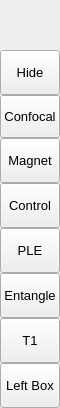
        <widget class="QFrame" name="leftMenuBg">
         <property name="minimumSize">
          <size>
           <width>60</width>
           <height>0</height>
          </size>
         </property>
         <property name="maximumSize">
          <size>
           <width>60</width>
           <height>16777215</height>
          </size>
         </property>
         <property name="frameShape">
          <enum>QFrame::NoFrame</enum>
         </property>
         <layout class="QVBoxLayout" name="verticalLayout_3">
          <property name="spacing">
           <number>0</number>
          </property>
          <property name="leftMargin">
           <number>0</number>
          </property>
          <property name="topMargin">
           <number>0</number>
          </property>
          <property name="rightMargin">
           <number>0</number>
          </property>
          <property name="bottomMargin">
           <number>0</number>
          </property>
          <item>
           <widget class="QFrame" name="topLogoInfo">
            <property name="minimumSize">
             <size>
              <width>0</width>
              <height>50</height>
             </size>
            </property>
            <property name="maximumSize">
             <size>
              <width>16777215</width>
              <height>50</height>
             </size>
            </property>
            <property name="frameShape">
             <enum>QFrame::NoFrame</enum>
            </property>
            <widget class="QFrame" name="topLogo">
             <property name="geometry">
              <rect>
               <x>10</x>
               <y>0</y>
               <width>42</width>
               <height>42</height>
              </rect>
             </property>
             <property name="minimumSize">
              <size>
               <width>42</width>
               <height>42</height>
              </size>
             </property>
             <property name="maximumSize">
              <size>
               <width>42</width>
               <height>42</height>
              </size>
             </property>
             <property name="frameShape">
              <enum>QFrame::NoFrame</enum>
             </property>
            </widget>
            <widget class="QLabel" name="titleLeftApp">
             <property name="geometry">
              <rect>
               <x>70</x>
               <y>8</y>
               <width>160</width>
               <height>20</height>
              </rect>
             </property>
             <property name="font">
              <font>
               <family>Segoe UI Semibold</family>
               <pointsize>12</pointsize>
               <italic>false</italic>
               <bold>false</bold>
              </font>
             </property>
             <property name="text">
              <string>PyDracula</string>
             </property>
            </widget>
            <widget class="QLabel" name="titleLeftDescription">
             <property name="geometry">
              <rect>
               <x>70</x>
               <y>27</y>
               <width>160</width>
               <height>16</height>
              </rect>
             </property>
             <property name="maximumSize">
              <size>
               <width>16777215</width>
               <height>16</height>
              </size>
             </property>
             <property name="font">
              <font>
               <family>Segoe UI</family>
               <pointsize>8</pointsize>
               <italic>false</italic>
               <bold>false</bold>
              </font>
             </property>
             <property name="text">
              <string>Modern GUI / Flat Style</string>
             </property>
            </widget>
           </widget>
          </item>
          <item>
           <widget class="QFrame" name="leftMenuFrame">
            <property name="frameShape">
             <enum>QFrame::NoFrame</enum>
            </property>
            <layout class="QVBoxLayout" name="verticalMenuLayout">
             <property name="spacing">
              <number>0</number>
             </property>
             <property name="leftMargin">
              <number>0</number>
             </property>
             <property name="topMargin">
              <number>0</number>
             </property>
             <property name="rightMargin">
              <number>0</number>
             </property>
             <property name="bottomMargin">
              <number>0</number>
             </property>
             <item>
              <widget class="QFrame" name="toggleBox">
               <property name="maximumSize">
                <size>
                 <width>16777215</width>
                 <height>45</height>
                </size>
               </property>
               <property name="frameShape">
                <enum>QFrame::NoFrame</enum>
               </property>
               <layout class="QVBoxLayout" name="verticalLayout_4">
                <property name="spacing">
                 <number>0</number>
                </property>
                <property name="leftMargin">
                 <number>0</number>
                </property>
                <property name="topMargin">
                 <number>0</number>
                </property>
                <property name="rightMargin">
                 <number>0</number>
                </property>
                <property name="bottomMargin">
                 <number>0</number>
                </property>
                <item>
                 <widget class="QPushButton" name="toggleButton">
                  <property name="sizePolicy">
                   <sizepolicy hsizetype="Expanding" vsizetype="Fixed">
                    <horstretch>0</horstretch>
                    <verstretch>0</verstretch>
                   </sizepolicy>
                  </property>
                  <property name="minimumSize">
                   <size>
                    <width>0</width>
                    <height>45</height>
                   </size>
                  </property>
                  <property name="font">
                   <font>
                    <family>Segoe UI</family>
                    <pointsize>10</pointsize>
                    <italic>false</italic>
                    <bold>false</bold>
                   </font>
                  </property>
                  <property name="cursor">
                   <cursorShape>PointingHandCursor</cursorShape>
                  </property>
                  <property name="layoutDirection">
                   <enum>Qt::LeftToRight</enum>
                  </property>
                  <property name="styleSheet">
                   <string notr="true">background-image: url(:/icons/images/icons/icon_menu.png);</string>
                  </property>
                  <property name="text">
                   <string>Hide</string>
                  </property>
                 </widget>
                </item>
               </layout>
              </widget>
             </item>
             <item>
              <widget class="QFrame" name="topMenu">
               <property name="sizePolicy">
                <sizepolicy hsizetype="Preferred" vsizetype="Fixed">
                 <horstretch>0</horstretch>
                 <verstretch>0</verstretch>
                </sizepolicy>
               </property>
               <property name="frameShape">
                <enum>QFrame::NoFrame</enum>
               </property>
               <layout class="QVBoxLayout" name="verticalLayout_8">
                <property name="spacing">
                 <number>0</number>
                </property>
                <property name="leftMargin">
                 <number>0</number>
                </property>
                <property name="topMargin">
                 <number>0</number>
                </property>
                <property name="rightMargin">
                 <number>0</number>
                </property>
                <property name="bottomMargin">
                 <number>0</number>
                </property>
                <item>
                 <widget class="QPushButton" name="btn_1_confocal">
                  <property name="sizePolicy">
                   <sizepolicy hsizetype="Expanding" vsizetype="Fixed">
                    <horstretch>0</horstretch>
                    <verstretch>0</verstretch>
                   </sizepolicy>
                  </property>
                  <property name="minimumSize">
                   <size>
                    <width>0</width>
                    <height>43</height>
                   </size>
                  </property>
                  <property name="maximumSize">
                   <size>
                    <width>16777215</width>
                    <height>16777215</height>
                   </size>
                  </property>
                  <property name="font">
                   <font>
                    <family>Segoe UI</family>
                    <pointsize>10</pointsize>
                    <italic>false</italic>
                    <bold>false</bold>
                   </font>
                  </property>
                  <property name="cursor">
                   <cursorShape>PointingHandCursor</cursorShape>
                  </property>
                  <property name="layoutDirection">
                   <enum>Qt::LeftToRight</enum>
                  </property>
                  <property name="styleSheet">
                   <string notr="true">background-image: url(:/icons/images/icons/cil-magnifying-glass.png);</string>
                  </property>
                  <property name="text">
                   <string>Confocal</string>
                  </property>
                 </widget>
                </item>
                <item>
                 <widget class="QPushButton" name="btn_2_magnet">
                  <property name="sizePolicy">
                   <sizepolicy hsizetype="Expanding" vsizetype="Fixed">
                    <horstretch>0</horstretch>
                    <verstretch>0</verstretch>
                   </sizepolicy>
                  </property>
                  <property name="minimumSize">
                   <size>
                    <width>0</width>
                    <height>45</height>
                   </size>
                  </property>
                  <property name="font">
                   <font>
                    <family>Segoe UI</family>
                    <pointsize>10</pointsize>
                    <italic>false</italic>
                    <bold>false</bold>
                   </font>
                  </property>
                  <property name="cursor">
                   <cursorShape>PointingHandCursor</cursorShape>
                  </property>
                  <property name="layoutDirection">
                   <enum>Qt::LeftToRight</enum>
                  </property>
                  <property name="styleSheet">
                   <string notr="true">background-image: url(:/icons/images/icons/cil-transfer.png);</string>
                  </property>
                  <property name="text">
                   <string>Magnet</string>
                  </property>
                 </widget>
                </item>
                <item>
                 <widget class="QPushButton" name="btn_3_control">
                  <property name="sizePolicy">
                   <sizepolicy hsizetype="Expanding" vsizetype="Fixed">
                    <horstretch>0</horstretch>
                    <verstretch>0</verstretch>
                   </sizepolicy>
                  </property>
                  <property name="minimumSize">
                   <size>
                    <width>0</width>
                    <height>45</height>
                   </size>
                  </property>
                  <property name="font">
                   <font>
                    <family>Segoe UI</family>
                    <pointsize>10</pointsize>
                    <italic>false</italic>
                    <bold>false</bold>
                   </font>
                  </property>
                  <property name="cursor">
                   <cursorShape>PointingHandCursor</cursorShape>
                  </property>
                  <property name="layoutDirection">
                   <enum>Qt::LeftToRight</enum>
                  </property>
                  <property name="styleSheet">
                   <string notr="true">background-image: url(:/icons/images/icons/cil-loop-circular.png);</string>
                  </property>
                  <property name="text">
                   <string>Control</string>
                  </property>
                 </widget>
                </item>
                <item>
                 <widget class="QPushButton" name="btn_4_PLE">
                  <property name="sizePolicy">
                   <sizepolicy hsizetype="Expanding" vsizetype="Fixed">
                    <horstretch>0</horstretch>
                    <verstretch>0</verstretch>
                   </sizepolicy>
                  </property>
                  <property name="minimumSize">
                   <size>
                    <width>0</width>
                    <height>45</height>
                   </size>
                  </property>
                  <property name="font">
                   <font>
                    <family>Segoe UI</family>
                    <pointsize>10</pointsize>
                    <italic>false</italic>
                    <bold>false</bold>
                   </font>
                  </property>
                  <property name="cursor">
                   <cursorShape>PointingHandCursor</cursorShape>
                  </property>
                  <property name="layoutDirection">
                   <enum>Qt::LeftToRight</enum>
                  </property>
                  <property name="styleSheet">
                   <string notr="true">background-image: url(:/icons/images/icons/cil-signal-cellular-3.png);</string>
                  </property>
                  <property name="text">
                   <string>PLE</string>
                  </property>
                 </widget>
                </item>
                <item>
                 <widget class="QPushButton" name="btn_5_entangle">
                  <property name="sizePolicy">
                   <sizepolicy hsizetype="Expanding" vsizetype="Fixed">
                    <horstretch>0</horstretch>
                    <verstretch>0</verstretch>
                   </sizepolicy>
                  </property>
                  <property name="minimumSize">
                   <size>
                    <width>0</width>
                    <height>45</height>
                   </size>
                  </property>
                  <property name="font">
                   <font>
                    <family>Segoe UI</family>
                    <pointsize>10</pointsize>
                    <italic>false</italic>
                    <bold>false</bold>
                   </font>
                  </property>
                  <property name="cursor">
                   <cursorShape>PointingHandCursor</cursorShape>
                  </property>
                  <property name="layoutDirection">
                   <enum>Qt::LeftToRight</enum>
                  </property>
                  <property name="styleSheet">
                   <string notr="true">background-image: url(:/icons/images/icons/cil-infinity.png)</string>
                  </property>
                  <property name="text">
                   <string>Entangle</string>
                  </property>
                 </widget>
                </item>
                <item>
                 <widget class="QPushButton" name="btn_6_T1">
                  <property name="sizePolicy">
                   <sizepolicy hsizetype="Expanding" vsizetype="Fixed">
                    <horstretch>0</horstretch>
                    <verstretch>0</verstretch>
                   </sizepolicy>
                  </property>
                  <property name="minimumSize">
                   <size>
                    <width>0</width>
                    <height>45</height>
                   </size>
                  </property>
                  <property name="font">
                   <font>
                    <family>Segoe UI</family>
                    <pointsize>10</pointsize>
                    <italic>false</italic>
                    <bold>false</bold>
                   </font>
                  </property>
                  <property name="cursor">
                   <cursorShape>PointingHandCursor</cursorShape>
                  </property>
                  <property name="layoutDirection">
                   <enum>Qt::LeftToRight</enum>
                  </property>
                  <property name="styleSheet">
                   <string notr="true">background-image: url(:/icons/images/icons/cil-rss.png);</string>
                  </property>
                  <property name="text">
                   <string>T1</string>
                  </property>
                 </widget>
                </item>
               </layout>
              </widget>
             </item>
             <item>
              <widget class="QFrame" name="bottomMenu">
               <property name="frameShape">
                <enum>QFrame::NoFrame</enum>
               </property>
               <layout class="QVBoxLayout" name="verticalLayout_9">
                <property name="spacing">
                 <number>0</number>
                </property>
                <property name="leftMargin">
                 <number>0</number>
                </property>
                <property name="topMargin">
                 <number>0</number>
                </property>
                <property name="rightMargin">
                 <number>0</number>
                </property>
                <property name="bottomMargin">
                 <number>0</number>
                </property>
                <item>
                 <widget class="QPushButton" name="toggleLeftBox">
                  <property name="sizePolicy">
                   <sizepolicy hsizetype="Expanding" vsizetype="Fixed">
                    <horstretch>0</horstretch>
                    <verstretch>0</verstretch>
                   </sizepolicy>
                  </property>
                  <property name="minimumSize">
                   <size>
                    <width>0</width>
                    <height>45</height>
                   </size>
                  </property>
                  <property name="font">
                   <font>
                    <family>Segoe UI</family>
                    <pointsize>10</pointsize>
                    <italic>false</italic>
                    <bold>false</bold>
                   </font>
                  </property>
                  <property name="cursor">
                   <cursorShape>PointingHandCursor</cursorShape>
                  </property>
                  <property name="layoutDirection">
                   <enum>Qt::LeftToRight</enum>
                  </property>
                  <property name="styleSheet">
                   <string notr="true">background-image: url(:/icons/images/icons/icon_settings.png);</string>
                  </property>
                  <property name="text">
                   <string>Left Box</string>
                  </property>
                 </widget>
                </item>
               </layout>
              </widget>
             </item>
            </layout>
           </widget>
          </item>
         </layout>
        </widget>
